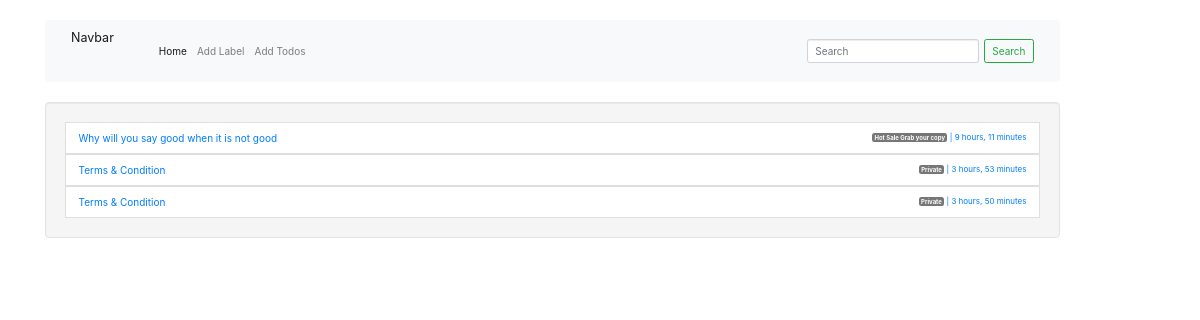
Before: / with the older database file.
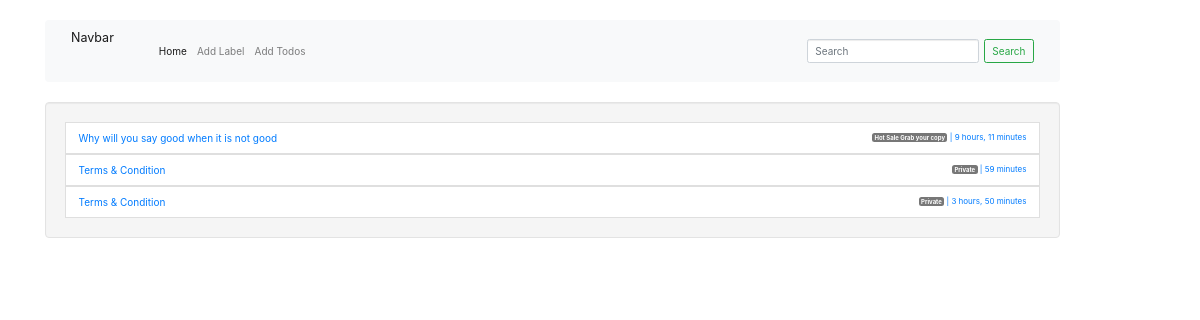
After: the same page with the newer database file.
### todos/models.py (models this page shows, shortened)
class Todo(models.Model):
    title = models.CharField(max_length=100)
    description = models.TextField()
    label = models.ForeignKey(Label, on_delete=models.CASCADE)
    created_on = models.DateTimeField(auto_now_add=True)
    updated_on = models.DateTimeField(auto_now=True)
    status = models.BooleanField(default=False)

class Label(models.Model):
    title = models.CharField(max_length=100)
    created_on = models.DateTimeField(auto_now_add=True)
    updated_on = models.DateTimeField(auto_now=True)
    status = models.BooleanField(default=1)
    def __str__(self):
        return self.title

### todos/views.py (the view)
# urls.py: path('', TodoListView.as_view(), name='todos-list'),
class TodoListView(ListView):
    model = Todo

### templates/todos/todo_list.html
{% extends 'base.html' %}
{% block contents %}
    {% if object_list %}
        <div class="well" style="max-height: 600px; overflow: auto;">
            <ul class="list-group checked-list-box">
                {% for todo in object_list %}
                  <a href="{% url 'todos-detail' todo.id %}" class="list-item">
                    <li class="list-group-item" data-checked="true">
                        {{todo.title}}
                        <small class="float-right"><span class="badge badge-default"> {{todo.label}} </span> <span>| {{todo.updated_on|timesince}}</small>
                    </li>
                    </a>
                {% endfor %}
            </ul>
        </div>
    {% else %}
        <h5>
            No <b>Todolist</b> Added Yet....
            <a href="{% url 'todos-create-label' %}"> Click me to Add </a>
            New Label to get Started
        </h5>
    {% endif %}
{% endblock contents %}

Changed rows visible on the page:
changed Todo: updated_on "3 hours, 53 minutes" → "59 minutes"
